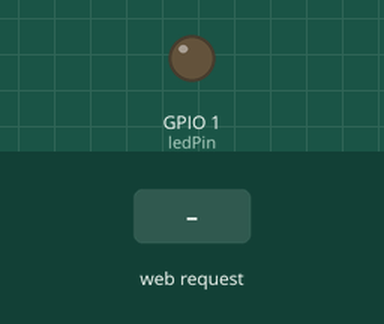
This sketch was run on a simulated ESP32-S3. Shown: output pins drawn as LEDs (lit = HIGH). The test bench sets the inputs (shaded band). WiFi joins after 1.5 s; servers stay silent unless stated; what the sketch prints to the serial monitor is not drawn.

Above: at 4.8 s.
4.9 s: HTTP request GET /on received
At 6.0 s:
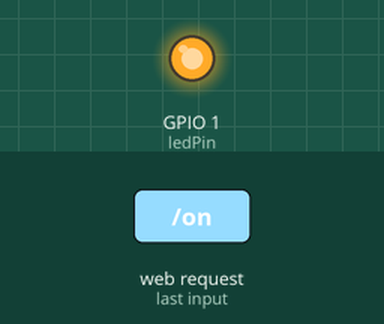
6.4 s: HTTP request GET /off received
At 7.2 s:
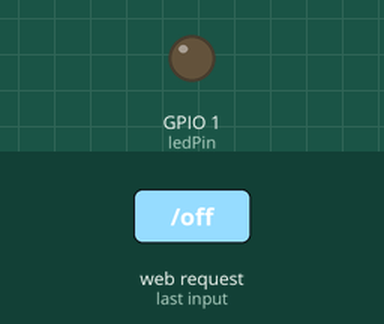
Timing chart, 0 to 9.4 s (numbered marks = the images above; inputs shaded):
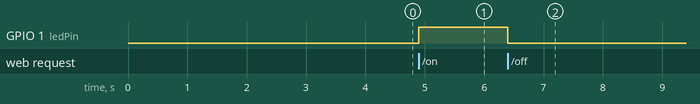

Measured:
- after the input at 4.9 s, GPIO 1 (ledPin): LOW → HIGH at once
- after the input at 6.4 s, GPIO 1 (ledPin): HIGH → LOW at once

The sketch:

WIFIWirelessDataTransfertest.ino
```cpp
#include <WiFi.h>
#include <WebServer.h>

// --- UPDATE YOUR HOTSPOT PASSWORD ---
const char* ssid = "Deshawn";
const char* password = "12345678"; // Make sure this perfectly matches your iPhone!

const int ledPin = 1; // Your onboard LED
WebServer server(80);

// The HTML for your phone's control panel website
String htmlPage = "<!DOCTYPE html><html><head><meta name=\"viewport\" content=\"width=device-width, initial-scale=1\">"
                  "<style>body { font-family: Arial; text-align: center; margin-top: 50px; } "
                  ".btn { font-size: 24px; padding: 15px 32px; margin: 10px; border-radius: 8px; border: none; color: white; } "
                  ".on { background-color: #4CAF50; } .off { background-color: #f44336; }</style></head><body>"
                  "<h2>ESP32-S3 Wi-Fi Control</h2>"
                  "<button class=\"btn on\" onclick=\"fetch('/on')\">Turn LED ON</button><br>"
                  "<button class=\"btn off\" onclick=\"fetch('/off')\">Turn LED OFF</button>"
                  "</body></html>";

void setup() {
  Serial.begin(115200);
  pinMode(ledPin, OUTPUT);
  digitalWrite(ledPin, LOW);
  delay(2000);

  Serial.println("\n--- Connecting to iPhone Hotspot (Low Power Mode) ---");

  WiFi.mode(WIFI_STA);
  WiFi.disconnect();
  delay(100);

  // Limit the transmission power to prevent brownouts!
  WiFi.setTxPower(WIFI_POWER_8_5dBm);

  WiFi.begin(ssid, password);

  // Wait for the iPhone to assign an IP address
  Serial.print("Connecting");
  int attempts = 0;

  while (WiFi.status() != WL_CONNECTED && attempts < 30) {
    delay(500);
    Serial.print(".");
    attempts++;
  }

  if (WiFi.status() == WL_CONNECTED) {
    Serial.println("\n[ SUCCESS! ]");
    Serial.print("Open Safari on your iPhone and type this IP Address: ");
    Serial.println(WiFi.localIP());
  } else {
    Serial.println("\n[ FAILED ]");
    Serial.print("Error Code: ");
    Serial.println(WiFi.status());
    Serial.println("Check password and keep the Hotspot screen awake!");
  }

  // Web Server Commands (What happens when you tap the buttons)
  server.on("/", []() { server.send(200, "text/html", htmlPage); });

  server.on("/on", []() {
    digitalWrite(ledPin, HIGH);
    Serial.println("Action: LED ON!");
    server.send(200, "text/plain", "ON");
  });

  server.on("/off", []() {
    digitalWrite(ledPin, LOW);
    Serial.println("Action: LED OFF!");
    server.send(200, "text/plain", "OFF");
  });

  server.begin();
}

void loop() {
  // Keep listening for your phone tapping the buttons
  server.handleClient();
}
```
